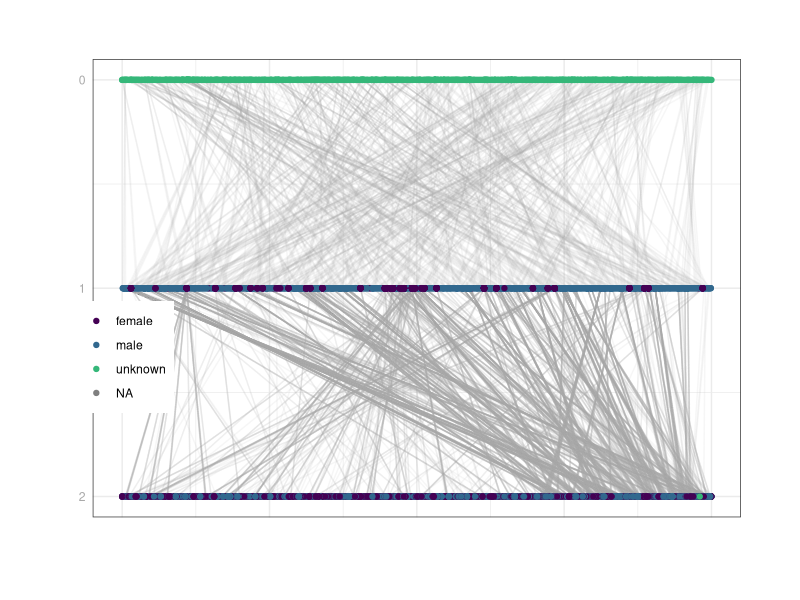

Write the R code that produced this figure.
library(reshape2)
library(ggplot2)
library(plyr)
library(viridis)
library(dplyr)
library(tidyr)

generateXcoord <- function(size){

  if(size %% 2 != 0 & size != 1){   # Check if size is odd
    newsize <- size - 1
    interval <- 1/newsize
    x <- seq(0, 1, interval)
    }

  if(size %% 2 == 0){    # Check if size is even
    interval <- 1/size
    x <- seq(0, 1, interval)[-size-1] + diff(seq(0, 1, interval))/2
    }

  if(size == 1) x <- 0.5

  x
  }


ped_data = read.csv('uts_ped_gens_plot.csv', stringsAsFactors=F)

#ped_data = subset(ped_data, gender!='unknown')

# suse code
ped2 <- melt(ped_data, id.vars=c("id"), measure.vars=c("dam", "sire"))
ped2 <- ped2[-which(is.na(ped2$value)),]

names(ped2)[which(names(ped2) == "value")] <- "parent_id"
ped2$Group <- 1:nrow(ped2)

ped3 <- melt(ped2, id.vars = "Group", measure.vars=c("id", "parent_id"))

names(ped3)[3] <- "id"
ped3 <- join(ped3, ped_data[,c("id", "birth_year", "gender")])
#ped3 = subset(ped3, gender!='unknown')

head(ped3)


#~~ Create an object to save the x coordinates within
xcoords <- NULL

for(i in sort(unique(ped3$birth_year))){

  # Extract the number of Unique IDs per year and generate X coords
  ids  <- unique(ped3$id[which(ped3$birth_year == i)])

  newx <- generateXcoord(length(ids)) # generate X coordinates

  # Append to xcoords
  new_dat = data.frame(id = ids)
  new_dat = dplyr::left_join(new_dat, subset(ped_data, select=c('id', 'dam', 'sire', 'gender')))
  new_dat = arrange(new_dat, dam, sire)
  new_dat$x = newx
  xcoords <- rbind(xcoords, new_dat)

  rm(ids, newx)
  }

# Merge with ped3
ped3 <- join(ped3, xcoords)


str(ped3)

# plot
png('sal_ped.png', width=20, height=6, units='in', res=320)

birthyears <- sort(unique(ped3$birth_year))

ggplot(ped3, aes(x, -as.numeric(birth_year), colour=gender)) +
  geom_line(aes(group = Group), alpha = 0.1, colour='darkgrey') +
  geom_point() +
  theme_bw() +
  theme(legend.position=c(0.05, 0.35),
        legend.title     = element_blank(),
        axis.text.x      = element_blank(),
        axis.text.y      = element_text(colour = "darkgrey"),
        axis.ticks.y     = element_blank(),
        axis.ticks.x     = element_blank()) +
  theme(plot.margin = unit(c(1.5, 1.5, 1.5, 1.5), units = "cm")) +
  scale_y_continuous(breaks = -seq(min(birthyears), max(birthyears), 1),
                     labels =  seq(min(birthyears), max(birthyears), 1)) +
  scale_colour_manual(values=viridis(4)[1:3]) +
  labs(x = "", y = "")

dev.off()